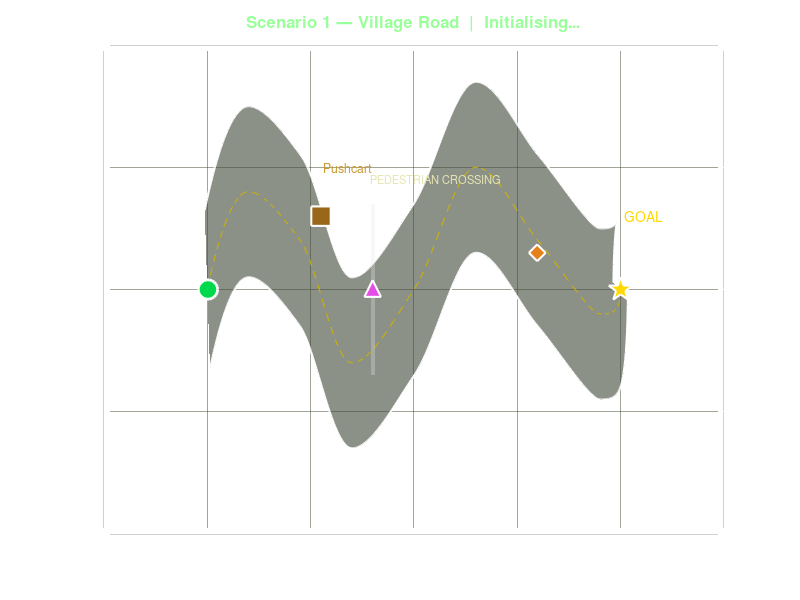

MATLAB code to generate this figure: (Note: this script raises an error after producing the figure.)
% scenario_village_road.m
% ADAS Vision — Driving Scenario 1: Narrow Village Road
%
% Creates a narrow winding village road with:
%   - A pedestrian crossing mid-road ahead
%   - An oncoming motorcycle
%   - A parked pushcart on the left shoulder
%
% Runs a standalone simulation (no UDP bridge required) and shows a
% live animated plot of the ego vehicle and all road actors.
%
% Usage:
%   >> scenario_village_road

fprintf('=== Scenario 1: Village Road ===\n');

% ---------------------------------------------------------------------------
% Road geometry — narrow winding road (3.5 m lane width)
% ---------------------------------------------------------------------------
road_width_m = 7.0;       % two lanes, 3.5 m each
road_len_m   = 200.0;

% Centreline waypoints (winding village road)
cx = [0, 20, 45, 70, 100, 130, 160, 190, 200];
cy = [0,  4,  2, -3,   0,   5,   2,  -1,   0];

% Interpolate for smooth road
t_road = linspace(0, 1, 500);
road_cx = interp1(linspace(0,1,numel(cx)), cx, t_road, 'pchip');
road_cy = interp1(linspace(0,1,numel(cy)), cy, t_road, 'pchip');

% Road edges
dx = gradient(road_cx);
dy = gradient(road_cy);
norms = sqrt(dx.^2 + dy.^2);
nx = -dy ./ (norms + 1e-9);
ny =  dx ./ (norms + 1e-9);

left_x  = road_cx + nx * (road_width_m/2);
left_y  = road_cy + ny * (road_width_m/2);
right_x = road_cx - nx * (road_width_m/2);
right_y = road_cy - ny * (road_width_m/2);

% ---------------------------------------------------------------------------
% Actors
% ---------------------------------------------------------------------------
% Ego vehicle (starts at origin, heading east)
ego.x = 0; ego.y = 0; ego.heading = 0; ego.speed = 8.33;  % ~30 km/h

% Actor 1: Pedestrian crossing at x=80 m
ped.x = 80; ped.y = 0; ped.speed = 1.2;  % walking across
ped.heading = pi/2;   % crossing perpendicular

% Actor 2: Oncoming motorcycle at x=160 m, heading west (-x)
moto.x = 160; moto.y = 1.5; moto.speed = 11.1; moto.heading = pi;

% Actor 3: Parked pushcart at x=55 m, left shoulder
cart.x = 55; cart.y = 3.0;  % stationary

% ---------------------------------------------------------------------------
% Simulation parameters
% ---------------------------------------------------------------------------
dt     = 0.033;
t_end  = 25.0;
goal   = [200, 0];
tol    = 4.0;

% Pure-pursuit (simplified)
pp_la  = 8.0;
wb     = 2.70;
max_st = deg2rad(35);

% ---------------------------------------------------------------------------
% Figure setup
% ---------------------------------------------------------------------------
fig = figure('Name','Scenario 1 — Village Road','NumberTitle','off',...
             'Color',[0.07 0.08 0.07],'Position',[80 80 1000 600]);
ax  = axes('Parent',fig,'Color',[0.12 0.14 0.10],...
           'XColor','w','YColor','w','GridColor',[0.25 0.3 0.2],...
           'GridAlpha',0.5,'Box','on');
hold(ax,'on'); grid(ax,'on');
xlabel(ax,'X (m)','Color','w'); ylabel(ax,'Y (m)','Color','w');
title(ax,'Scenario 1 — Village Road  |  Initialising...','Color',[0.6 1 0.6],'FontSize',12);

% Road fill
fill(ax,[left_x, fliplr(right_x)],[left_y, fliplr(right_y)],...
     [0.25 0.28 0.22],'EdgeColor','none','FaceAlpha',0.6);

% Road edges (white lines)
plot(ax, left_x,  left_y,  '-', 'Color',[1 1 1],   'LineWidth',1.5);
plot(ax, right_x, right_y, '-', 'Color',[1 1 1],   'LineWidth',1.5);
plot(ax, road_cx, road_cy, '--','Color',[0.8 0.7 0],'LineWidth',0.8,'LineStyle','--');

% Goal marker
plot(ax, goal(1), goal(2), 'p','MarkerSize',18,...
     'MarkerFaceColor',[1 0.85 0],'MarkerEdgeColor','w','LineWidth',1.5);
text(ax, goal(1)+2, goal(2)+3, 'GOAL','Color',[1 0.85 0],'FontSize',10);

% Static actors
plot(ax, cart.x, cart.y, 's','MarkerSize',14,...
     'MarkerFaceColor',[0.6 0.4 0.1],'MarkerEdgeColor','w','LineWidth',1.5);
text(ax, cart.x+1, cart.y+2, 'Pushcart','Color',[0.8 0.6 0.2],'FontSize',9);

% Pedestrian crossing zone
xp = [ped.x-1, ped.x+1, ped.x+1, ped.x-1];
yp = [-road_width_m/2, -road_width_m/2, road_width_m/2, road_width_m/2];
fill(ax, xp, yp, [0.9 0.9 0.9],'FaceAlpha',0.3,'EdgeColor','none');
text(ax, ped.x-1, road_width_m/2+1, 'PEDESTRIAN CROSSING','Color',[0.9 0.9 0.7],'FontSize',8);

% Dynamic actor handles
h_ego  = plot(ax, ego.x,  ego.y,  'o','MarkerSize',14,'MarkerFaceColor',[0 0.85 0.3],...
              'MarkerEdgeColor','w','LineWidth',2);
h_ped  = plot(ax, ped.x,  ped.y,  '^','MarkerSize',12,'MarkerFaceColor',[0.9 0.3 0.9],...
              'MarkerEdgeColor','w','LineWidth',1.5);
h_moto = plot(ax, moto.x, moto.y, 'd','MarkerSize',12,'MarkerFaceColor',[0.9 0.5 0.1],...
              'MarkerEdgeColor','w','LineWidth',1.5);
h_traj = plot(ax, ego.x, ego.y, '--','Color',[0.4 0.8 0.4],'LineWidth',1);

traj_x = ego.x; traj_y = ego.y;

% Status text
h_status = text(ax, 0.02, 0.97, '','Units','normalized','Color','w',...
                'FontSize',10,'VerticalAlignment','top','FontWeight','bold');

drawnow;

% ---------------------------------------------------------------------------
% Simulation loop
% ---------------------------------------------------------------------------
t = 0;
arrived = false;
event_log = {};

while t < t_end && ishandle(fig)

    dist_to_goal = norm(goal - [ego.x, ego.y]);
    if dist_to_goal < tol
        arrived = true; break;
    end

    % ── Pure-pursuit steering ────────────────────────────────────────────
    % Find lookahead point on road centreline
    dists = sqrt((road_cx - ego.x).^2 + (road_cy - ego.y).^2);
    [~, nearest] = min(dists);
    la_idx = nearest;
    la_acc = 0;
    while la_acc < pp_la && la_idx < numel(road_cx)-1
        la_acc = la_acc + norm([road_cx(la_idx+1)-road_cx(la_idx),...
                                road_cy(la_idx+1)-road_cy(la_idx)]);
        la_idx = la_idx + 1;
    end
    wp = [road_cx(la_idx), road_cy(la_idx)];
    alpha = atan2(wp(2)-ego.y, wp(1)-ego.x) - ego.heading;
    alpha = atan2(sin(alpha), cos(alpha));
    steer = atan2(2*wb*sin(alpha), pp_la);
    steer = max(-max_st, min(max_st, steer));

    % ── Decision (simple rule-based for scenario) ────────────────────────
    dist_ped  = norm([ped.x - ego.x, ped.y - ego.y]);
    dist_moto = norm([moto.x - ego.x, moto.y - ego.y]);
    dist_cart = norm([cart.x - ego.x, cart.y - ego.y]);

    if dist_ped < 15 && abs(ped.y - ego.y) < 3.5
        decision = 'SLOW';  speed_target = 2.5;
        event = sprintf('t=%.1fs: SLOW — pedestrian %.1fm ahead', t, dist_ped);
    elseif dist_moto < 25 && abs(moto.y - ego.y) < 5
        decision = 'CAUTION'; speed_target = 5.0;
        event = sprintf('t=%.1fs: CAUTION — oncoming motorcycle %.1fm', t, dist_moto);
    elseif dist_cart < 10 && abs(cart.y - ego.y) < 4
        decision = 'CAUTION'; speed_target = 4.0;
        event = '';
    else
        decision = 'PROCEED'; speed_target = 8.33;
        event = '';
    end
    if ~isempty(event), event_log{end+1} = event; fprintf('  %s\n', event); end

    % ── Speed control (simple P) ─────────────────────────────────────────
    err = speed_target - ego.speed;
    ego.speed = max(0, min(15, ego.speed + 0.8*err*dt));

    % ── Ego integration ──────────────────────────────────────────────────
    ego.x = ego.x + ego.speed * cos(ego.heading) * dt;
    ego.y = ego.y + ego.speed * sin(ego.heading) * dt;
    ego.heading = ego.heading + (ego.speed / wb) * tan(steer) * dt;

    % ── Actor updates ────────────────────────────────────────────────────
    ped.x  = ped.x  + ped.speed  * cos(ped.heading)  * dt;
    ped.y  = ped.y  + ped.speed  * sin(ped.heading)  * dt;
    moto.x = moto.x + moto.speed * cos(moto.heading) * dt;
    moto.y = moto.y + moto.speed * sin(moto.heading) * dt;

    traj_x(end+1) = ego.x;
    traj_y(end+1) = ego.y;

    % ── Plot update ──────────────────────────────────────────────────────
    set(h_ego,  'XData', ego.x,  'YData', ego.y);
    set(h_ped,  'XData', ped.x,  'YData', ped.y);
    set(h_moto, 'XData', moto.x, 'YData', moto.y);
    set(h_traj, 'XData', traj_x, 'YData', traj_y);

    col = scenario_color(decision);
    set(h_status, 'String', sprintf('t=%.1f s  |  Decision: %s  |  Speed: %.1f km/h  |  Dist: %.1f m',...
                  t, decision, ego.speed*3.6, dist_to_goal), 'Color', col);
    title(ax, sprintf('Scenario 1 — Village Road  |  %s', decision),...
          'Color', col, 'FontSize', 12);

    drawnow limitrate;
    t = t + dt;
end

% ---------------------------------------------------------------------------
% Summary
% ---------------------------------------------------------------------------
fprintf('\n=== Scenario 1 Complete ===\n');
if arrived
    fprintf('  EGO reached goal in %.1f s\n', t);
else
    fprintf('  Scenario ended at t=%.1f s (goal not reached)\n', t);
end
fprintf('  Events logged: %d\n', numel(event_log));
for k = 1:numel(event_log)
    fprintf('    %s\n', event_log{k});
end

% Stash data for collect_metrics
scenario_result.name    = 'village_road';
scenario_result.t_total = t;
scenario_result.arrived = arrived;
scenario_result.traj_x  = traj_x;
scenario_result.traj_y  = traj_y;
assignin('base','scenario_result', scenario_result);


% ---------------------------------------------------------------------------
function c = scenario_color(decision)
    switch decision
        case 'PROCEED',  c = [0.2 0.9 0.2];
        case 'CAUTION',  c = [1.0 0.8 0.0];
        case 'SLOW',     c = [1.0 0.5 0.0];
        case 'BRAKE',    c = [1.0 0.2 0.0];
        otherwise,       c = [0.8 0.8 0.8];
    end
end
